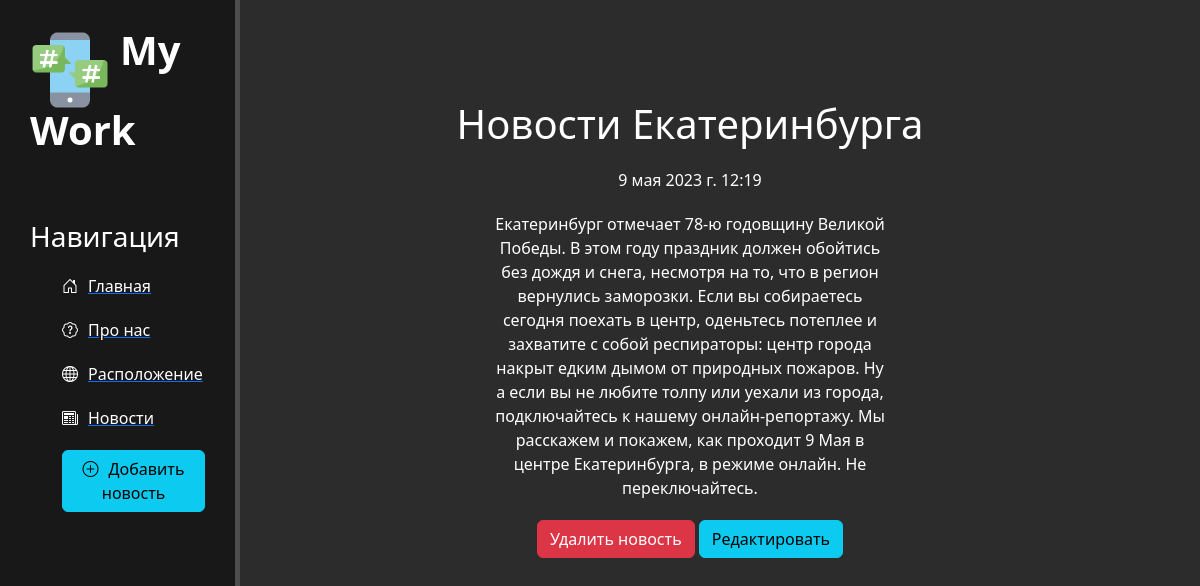
Screenshot of /news/3 with the database file from the repository.
### news/models.py (models this page shows, shortened)
class Articles(models.Model):
    title = models.CharField('Название', max_length=50, default='')
    anons = models.CharField('Анонс', max_length=250)
    full_text = models.TextField('Статья')
    date = models.DateTimeField('Дата публикации')
    class Meta:
        verbose_name = 'Новость'
        verbose_name_plural = 'Новости'

### news/views.py (the view)
# urls.py: path('<int:pk>', views.NewsDetailView.as_view(), name='news-detail'),
class NewsDetailView(DetailView):
    model = Articles
    template_name = 'news/details_view.html'
    context_object_name = 'article'

### news/templates/news/details_view.html (shortened to what this page needs)
{% extends 'main/layout.html' %}
{% block content %}
    <div class="features">
        <h1>{{ article.title }}</h1>
        <p> {{ article.date }} </p>
        <p>{{ article.full_text }}</p>
        <a href="{% url 'news-delete' article.id %}" class="btn btn-danger">Удалить новость</a>
        <a href="{% url 'news-update' article.id %}" class="btn btn-info">Редактировать</a>
    </div>
{% endblock %}

### main/static/main/css/main.css (style rules this page uses)
body { background: #2c2c2c; }
main .features { float: left; color: #fff; margin-top: 100px; text-align: center; width: 75%; }
main .features h1 { font-size 50px; }
main .features p { max-width: 400px; margin: 20px auto }

### rows the page displays
Articles: title "Новости Екатеринбурга", date "9 мая 2023 г. 12:19", full_text "Екатеринбург отмечает 78-ю годовщину Великой Победы. В этом году праздник должен обойтись без дождя и снега, несмотря на то, что в регион вернулись заморозки. Если вы собираетесь сегодня поехать в центр, оденьтесь потеплее и захватите с собой респираторы: центр города накрыт едким дымом от природных пожаров. Ну а если вы не любите толпу или уехали из города, подключайтесь к нашему онлайн-репортажу. Мы расскажем и покажем, как проходит 9 Мая в центре Екатеринбурга, в режиме онлайн. Не переключайтесь."
